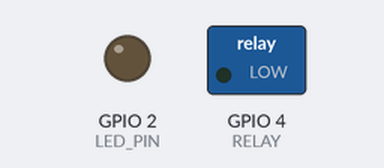
Bench run of a sketch on a simulated ESP8266 (NodeMCU). Parts: switched loads named in the sketch (green lamp = pin HIGH), output pins drawn as LEDs (lit = HIGH). WiFi joins after 1.5 s; servers stay silent unless stated; uploads are accepted with an empty reply; the local clock reads 2024-03-15 10:24:30 at power-on unless the sketch sets it; what the sketch prints to the serial monitor is not drawn.

Above: at 0.1 s.
At 1.3 s:
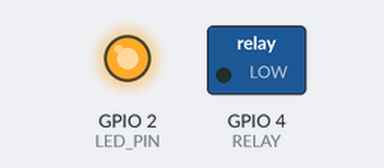
Timing chart, 0 to 2.8 s (numbered marks = the images above):
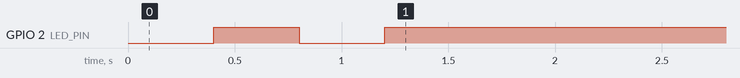

The sketch:

RelayDomoV1.ino
```cpp
/* - - - - - - - - - - - - - - - - - - - - - - - - - - - - - - - - - - -*/
/*                    VERSAO RPi TESTE DO CODIGO - UPDATED 050118
               VERAO 3.0           DATA: 01072017
               COMPILADO NA VERSAO ARDUINO: 1.8.1
               __________________________________
                PLACA WIFI ESP8266-07 AT THINKER
                PROGRAMA: MINI ESTACAO CLIMATICA
                CONTÃ‰M SENSORES: BMP-180 E DHT22
               __________________________________
               CONFIGURACAO PLACA GRAVACAO - ESP-07
               FUNCIONA COM BIBLIOTECE ESP-07 COMMUNITY ATE VERSAO 2.3.0
               ATENCAO - VERSAO 2.4 NAO FUNCIONA PARA ESTE MODELO ESP-07
               __________________________________
               ATENCAO NAO COMPILAR ESP-07 NA VERSAO 2.4 OU SUPERIOR!!!!
               __________________________________
               PLACA:             GENERIC ESP8266 MODULE
               FLASH MODE:        DIO
               FLASH SIZE:        1M (512K SPIFFS)
               DEBUG PORT:        DISABLED <--<
               DEBUG LEVEL:       RIEN <--<
               RESET MOTHOD:      ck
               FLASH FREQUENCY:   40 MHz
               CPU FREQUENCY:     80 MHz
               UPLOAD SPEED:      115200
               PORTA: PORTA ESP CONECTADA AO COMPUTADOR
               __________________________________
               CONFIGURACAO PLACA GRAVACAO - ESP-12E
               PLACA:             NODE MCU 1.0 (ESP-12E MODULE)
               CPU FREQUENCY:     80 MHz
               FLASH SIZE:        4M (1M SPIFFS)
               UPLOAD SPEED:      115200
               PORTA: PORTA ESP CONECTADA AO COMPUTADOR
               __________________________________                       */
/* - - - - - - - - - - - - - - - - - - - - - - - - - - - - - - - - - - -*/
// LIBRARIES TO WORK TOGETHER
/* - - - - - - - - - - - - - - - - - - - - - - - - - - - - - - - - - - -*/
#include <ESP8266WiFi.h>
#include <ESP8266HTTPClient.h>
/* - - - - - - - - - - - - - - - - - - - - - - - - - - - - - - - - - - -*/
// PINOUTS - DEFINES - DESCRICOES
/* - - - - - - - - - - - - - - - - - - - - - - - - - - - - - - - - - - -*/
#define ESP8266_GPIO2     2               // Blue LED.
#define RELAY             4               // Relay control.
#define ESP8266_GPIO5     5               // Optocoupler input.
#define LED_PIN           ESP8266_GPIO2
/* - - - - - - - - - - - - - - - - - - - - - - - - - - - - - - - - - - -*/
#define SERIAL_BAUD       115200
#define DATA_ATUAL  "13/05/2018"  // MODIFICAR p/ DATA ULTIMA ATUALIZACAO
/* - - - - - - - - - - - - - - - - - - - - - - - - - - - - - - - - - - -*/
// Wi-Fi network settings
/* - - - - - - - - - - - - - - - - - - - - - - - - - - - - - - - - - - -*/
//const char* ssid = "DARK2";
//const char* password = "2003311200300";
const char* ssid = "ESP_GUEST";
const char* password = "01234567890";
//const char* ssid = "VIANA";
//const char* password = "15373420883";
// URL to task providing script, that will be polled each POLL_INTERVAL ms.
// The endpoint script should return one of the following strings as plain text
// in order to execute desired actions: PWR_ON, PWR_OFF, RESET, SHUTDOWN
// const char*  // old
String endpoint = "http://ceviana.com/pc-power/endpoint.php";
/* - - - - - - - - - - - - - - - - - - - - - - - - - - - - - - - - - - -*/
unsigned times = 0;   //  counter times var
// How often the tasks server should be polled, ms
#define POLL_INTERVAL     15000
/* - - - - - - - - - - - - - - - - - - - - - - - - - - - - - - - - - - -*/
// SETUP - ALL SETTINGS
/* - - - - - - - - - - - - - - - - - - - - - - - - - - - - - - - - - - -*/
void setup() {
Serial.begin(SERIAL_BAUD);
Serial.setDebugOutput(true);
  pinMode( RELAY, OUTPUT );       // Relay control pin.
  pinMode( ESP8266_GPIO5, INPUT_PULLUP ); // Input pin.
  pinMode( LED_PIN, OUTPUT );             // ESP8266 module blue LED.
  digitalWrite( RELAY, LOW );       // Set relay control pin low.
Serial.println();
byte ledStatus = LOW;
    WiFi.begin(ssid, password);
    while (WiFi.status() != WL_CONNECTED) {
    // Blink the LED.
    digitalWrite( LED_PIN, ledStatus ); // Write LED high/low.
    ledStatus = ( ledStatus == HIGH ) ? LOW : HIGH;
    delay( 200 );
    Serial.print('.');      delay(200);}
Serial.println("\n| - - - - - - - - - - - - - - - - - - - - - - |");
  Serial.println("| WI-FI RELAY ESP8266 CONTROL SYSTEM!         |");
  Serial.println("| IDEALIZADO PARA FERNANDO - DOMOTICA         |");
  Serial.println("| VERSAO INICIAL - MAIO/2018!                 |");
  Serial.println("| - - - - - - - - - - - - - - - - - - - - - - |");
    Serial.print("| RELAY - Rev.: 1 - Versao: ");
Serial.print(DATA_ATUAL); Serial.println("        |");
// Syncronize time from NTP servers
configTime(3 * 3600, 0, "ua.pool.ntp.org", "time.nist.gov");
}   // END SETUP
/* - - - - - - - - - - - - - - - - - - - - - - - - - - - - - - - - - - -*/
// FUNCTION TO POWER ON PC IF IT IS NOT
/* - - - - - - - - - - - - - - - - - - - - - - - - - - - - - - - - - - -*/
void doRelayOn() {
  if (isRelayOn()) {
    Serial.println("|> RELE ESTA LIGADO. TAREFA NAO REALIZADA!");
    return;}
digitalWrite(RELAY, HIGH);
Serial.print("ESTADO RELE: "); Serial.println(digitalRead(RELAY));
Serial.println("|> COMANDO PARA RELIGAR RELE FOI ENVIADO!");
reportStatus();}
/* - - - - - - - - - - - - - - - - - - - - - - - - - - - - - - - - - - -*/
// FUNCTION POWER OFF RELAY - FORCA DESLIGAMENTO
/* - - - - - - - - - - - - - - - - - - - - - - - - - - - - - - - - - - -*/
void doRelayOff(){Serial.print("> - - - - - - > ");  Serial.println(times);
  if (!isRelayOn()) {
    Serial.println("|> RELE JA SE ENCONTRA DESLIGADO. TAREFA NAO REALIZADA!");
return;}
digitalWrite(RELAY, LOW);
Serial.print("ESTADO RELE: "); Serial.println(digitalRead(RELAY));
Serial.println("|> COMANDO PARA DESLIGAR RELE FOI ENVIADO!");
reportStatus();}
/* - - - - - - - - - - - - - - - - - - - - - - - - - - - - - - - - - - -*/
// FUNCTION TO VERIFY RELE IS POWERED ON OR NOT
/* - - - - - - - - - - - - - - - - - - - - - - - - - - - - - - - - - - -*/
bool isRelayOn() {
  return digitalRead(RELAY);}
/* - - - - - - - - - - - - - - - - - - - - - - - - - - - - - - - - - - -*/
// FUNCTION TO SEND REPORT STATUS
/* - - - - - - - - - - - - - - - - - - - - - - - - - - - - - - - - - - -*/
void reportStatus() {
  Serial.print("|> ESTADO DO RELE: power ");
  if (isRelayOn()) {Serial.println("LIGADO");
            } else {Serial.println("DESLIGADO");}}
/* - - - - - - - - - - - - - - - - - - - - - - - - - - - - - - - - - - -*/
// FUNCTION POOLTASKS
/* - - - - - - - - - - - - - - - - - - - - - - - - - - - - - - - - - - -*/
void pollTasks() { times++;
  if (WiFi.status() != WL_CONNECTED) {
    Serial.print("|> Wi-Fi NAO ESTA CONECTADO. NAO E POSSIVEL VERIFICAR TAREFAS!\n");}
  HTTPClient http;
// ENVIANDO SITUACAO DE LIGADO OU DESLIGADO PARA O SERVIDOR
String _comando = endpoint;
  _comando += "?estado=";
  if(isRelayOn()){
  _comando += "ON";}
  else {_comando += "OFF";}
  http.begin(_comando);
  http.addHeader("Content-Type", "application/x-www-form-urlencoded; charset=UTF-8");
  char request[64];
  snprintf(request, sizeof request, "status=%d", isRelayOn());
  int httpCode = http.POST(request);
  Serial.printf("|> [HTTP] POST success. Code: %d\n", httpCode);
  Serial.printf("|> Number of resquests: %d\n", times);
  if (httpCode != HTTP_CODE_OK) {
    Serial.printf("|> [HTTP] POST failed, error: %s\n", http.errorToString(httpCode).c_str());
    http.end();
    return;}
  String payload = http.getString();
  Serial.print("|>----->  ");
  Serial.println(payload);
  if (payload == "PWR_OFF") {
    doRelayOff();
  } else if (payload == "PWR_ON") {
    doRelayOn();
//  } else if (payload == "SHUTDOWN") {
//    do_shutdown();
//  } else if (payload == "RESET") {
//    do_reset();
    } http.end();}
/* - - - - - - - - - - - - - - - - - - - - - - - - - - - - - - - - - - -*/
// LOOP
/* - - - - - - - - - - - - - - - - - - - - - - - - - - - - - - - - - - -*/
void loop() {
/* - - - - - - - - - - - - - - - - - - - - - - - - - - - - - - - - - - -*/
/* here is where you'd put code that needs to be running all the time.
check to see if it's time to blink the LED; that is, if the difference
between the current time and last time you blinked the LED is bigger
than the interval at which you want to blink the LED. */
/* - - - - - - - - - - - - - - - - - - - - - - - - - - - - - - - - - - -*/
/* unsigned long currentMillis = millis();
if (currentMillis - previousMillis >= interval) { // save the last time you blinked the LED
previousMillis = currentMillis; // if the LED is off turn it on and vice-versa:
    if (ledState == LOW) {
      ledState = HIGH;
    } else {
      ledState = LOW;} // set the LED with the ledState of the variable:
    digitalWrite(ledPin, ledState);
    digitalWrite(LD_GRN, ledState);
    digitalWrite(LD_RED, ledState);
} //  END - ELAPSED TIME WITHOUT DELAY
/* - - - - - - - - - - - - - - - - - - - - - - - - - - - - - - - - - - -*/
/*TgglBlnkLed(0, 5, 400);
// void TgglBlnkLed(short LedColour, short xTimes, short dlTime){
TgglBlnkLed(1, 5, 400);
TgglBlnkLed(2, 1, 1500);
TgglBlnkLed(5, 0, 0);
//delay(500);
doResetPC(); //IoNowState();
doPoweroffPC(); //IoNowState();
//times++;*/

digitalWrite( LED_PIN, HIGH );
delay(POLL_INTERVAL);
reportStatus();
pollTasks();                                           } // END MAIN LOOP!
/* - - - - - - - - - - - - - - - - - - - - - - - - - - - - - - - - - - -*/
// END
/* - - - - - - - - - - - - - - - - - - - - - - - - - - - - - - - - - - -*/
/*    digitalWrite(LD_RED, !digitalRead(LD_RED));  */
```
